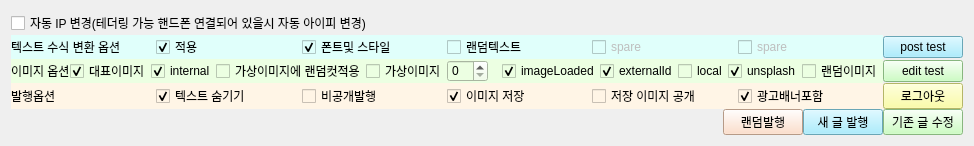
  <widget class="QWidget" name="widget_4" native="true">
   <property name="geometry">
    <rect>
     <x>10</x>
     <y>750</y>
     <width>830</width>
     <height>121</height>
    </rect>
   </property>
   <layout class="QGridLayout" name="gridLayout_2">
    <property name="spacing">
     <number>0</number>
    </property>
    <item row="3" column="5">
     <widget class="QPushButton" name="logout_btn">
      <property name="sizePolicy">
       <sizepolicy hsizetype="Minimum" vsizetype="Minimum">
        <horstretch>0</horstretch>
        <verstretch>0</verstretch>
       </sizepolicy>
      </property>
      <property name="styleSheet">
       <string notr="true">background-color: rgb(253, 255, 144);</string>
      </property>
      <property name="text">
       <string>로그아웃</string>
      </property>
     </widget>
    </item>
    <item row="0" column="0">
     <widget class="QCheckBox" name="autoTether">
      <property name="text">
       <string>자동 IP 변경(테더링 가능 핸드폰 연결되어 있을시 자동 아이피 변경)</string>
      </property>
     </widget>
    </item>
    <item row="4" column="5">
     <widget class="QPushButton" name="editpost">
      <property name="enabled">
       <bool>true</bool>
      </property>
      <property name="sizePolicy">
       <sizepolicy hsizetype="Minimum" vsizetype="Minimum">
        <horstretch>0</horstretch>
        <verstretch>0</verstretch>
       </sizepolicy>
      </property>
      <property name="styleSheet">
       <string notr="true">background-color: rgb(190, 255, 178);</string>
      </property>
      <property name="text">
       <string>기존 글 수정</string>
      </property>
     </widget>
    </item>
    <item row="4" column="4">
     <widget class="QPushButton" name="newpost">
      <property name="sizePolicy">
       <sizepolicy hsizetype="Minimum" vsizetype="Minimum">
        <horstretch>0</horstretch>
        <verstretch>0</verstretch>
       </sizepolicy>
      </property>
      <property name="styleSheet">
       <string notr="true">background-color: rgb(147, 232, 255);</string>
      </property>
      <property name="text">
       <string>새 글 발행</string>
      </property>
     </widget>
    </item>
    <item row="2" column="0" colspan="5">
     <widget class="QWidget" name="widget" native="true">
      <property name="styleSheet">
       <string notr="true">background-color: rgb(236, 255, 226);</string>
      </property>
      <layout class="QHBoxLayout" name="horizontalLayout">
       <property name="spacing">
        <number>0</number>
       </property>
       <property name="leftMargin">
        <number>0</number>
       </property>
       <property name="topMargin">
        <number>0</number>
       </property>
       <property name="rightMargin">
        <number>0</number>
       </property>
       <property name="bottomMargin">
        <number>0</number>
       </property>
       <item>
        <widget class="QLabel" name="label_7">
         <property name="text">
          <string>이미지 옵션</string>
         </property>
        </widget>
       </item>
       <item>
        <widget class="QCheckBox" name="i_repst">
         <property name="text">
          <string>대표이미지</string>
         </property>
         <property name="checked">
          <bool>true</bool>
         </property>
        </widget>
       </item>
       <item>
        <widget class="QCheckBox" name="i_internal">
         <property name="text">
          <string>internal</string>
         </property>
         <property name="checked">
          <bool>true</bool>
         </property>
        </widget>
       </item>
       <item>
        <widget class="QCheckBox" name="randomcut">
         <property name="text">
          <string>가상이미지에 랜덤컷적용</string>
         </property>
        </widget>
       </item>
       <item>
        <widget class="QCheckBox" name="insertHiddenImg">
         <property name="text">
          <string>가상이미지</string>
         </property>
        </widget>
       </item>
       <item>
        <widget class="QSpinBox" name="numofdummy">
         <property name="sizePolicy">
          <sizepolicy hsizetype="Maximum" vsizetype="Fixed">
           <horstretch>0</horstretch>
           <verstretch>0</verstretch>
          </sizepolicy>
         </property>
        </widget>
       </item>
       <item>
        <widget class="QLabel" name="label_18">
         <property name="sizePolicy">
          <sizepolicy hsizetype="Maximum" vsizetype="Preferred">
           <horstretch>0</horstretch>
           <verstretch>0</verstretch>
          </sizepolicy>
         </property>
         <property name="text">
          <string/>
         </property>
        </widget>
       </item>
       <item>
        <widget class="QLabel" name="label_12">
         <property name="sizePolicy">
          <sizepolicy hsizetype="Maximum" vsizetype="Preferred">
           <horstretch>0</horstretch>
           <verstretch>0</verstretch>
          </sizepolicy>
         </property>
         <property name="text">
          <string/>
         </property>
        </widget>
       </item>
       <item>
        <widget class="QCheckBox" name="i_load">
         <property name="text">
          <string>imageLoaded</string>
         </property>
         <property name="checked">
          <bool>true</bool>
         </property>
        </widget>
       </item>
       <item>
        <widget class="QCheckBox" name="i_extid">
         <property name="text">
          <string>externalId</string>
         </property>
         <property name="checked">
          <bool>true</bool>
         </property>
        </widget>
       </item>
       <item>
        <widget class="QCheckBox" name="i_local">
         <property name="text">
          <string>local</string>
         </property>
        </widget>
       </item>
       <item>
        <widget class="QCheckBox" name="i_unsplash">
         <property name="text">
          <string>unsplash</string>
         </property>
         <property name="checked">
          <bool>true</bool>
         </property>
        </widget>
       </item>
       <item>
        <widget class="QCheckBox" name="randImg">
         <property name="text">
          <string>랜덤이미지</string>
         </property>
        </widget>
       </item>
      </layout>
     </widget>
    </item>
    <item row="4" column="2">
     <spacer name="horizontalSpacer">
      <property name="orientation">
       <enum>Qt::Horizontal</enum>
      </property>
      <property name="sizeHint" stdset="0">
       <size>
        <width>40</width>
        <height>20</height>
       </size>
      </property>
     </spacer>
    </item>
    <item row="4" column="3">
     <widget class="QPushButton" name="randomWrite">
      <property name="styleSheet">
       <string notr="true">background-color: rgb(255, 215, 189);</string>
      </property>
      <property name="text">
       <string>랜덤발행</string>
      </property>
     </widget>
    </item>
    <item row="4" column="0">
     <layout class="QHBoxLayout" name="horizontalLayout_7"/>
    </item>
    <item row="1" column="5">
     <widget class="QPushButton" name="posttest">
      <property name="enabled">
       <bool>true</bool>
      </property>
      <property name="styleSheet">
       <string notr="true">background-color: rgb(147, 232, 255);</string>
      </property>
      <property name="text">
       <string>post test</string>
      </property>
     </widget>
    </item>
    <item row="3" column="0" colspan="5">
     <widget class="QWidget" name="widget_2" native="true">
      <property name="styleSheet">
       <string notr="true">background-color: rgb(255, 245, 230);</string>
      </property>
      <layout class="QHBoxLayout" name="horizontalLayout_3">
       <property name="spacing">
        <number>0</number>
       </property>
       <property name="leftMargin">
        <number>0</number>
       </property>
       <property name="topMargin">
        <number>0</number>
       </property>
       <property name="rightMargin">
        <number>0</number>
       </property>
       <property name="bottomMargin">
        <number>0</number>
       </property>
       <item>
        <widget class="QLabel" name="label_9">
         <property name="text">
          <string>발행옵션</string>
         </property>
        </widget>
       </item>
       <item>
        <widget class="QCheckBox" name="hideHtext">
         <property name="text">
          <string>텍스트 숨기기</string>
         </property>
         <property name="checked">
          <bool>true</bool>
         </property>
        </widget>
       </item>
       <item>
        <widget class="QCheckBox" name="hidden">
         <property name="sizePolicy">
          <sizepolicy hsizetype="Minimum" vsizetype="Minimum">
           <horstretch>0</horstretch>
           <verstretch>0</verstretch>
          </sizepolicy>
         </property>
         <property name="text">
          <string>비공개발행</string>
         </property>
        </widget>
       </item>
       <item>
        <widget class="QCheckBox" name="saveimg">
         <property name="text">
          <string>이미지 저장</string>
         </property>
         <property name="checked">
          <bool>true</bool>
         </property>
        </widget>
       </item>
       <item>
        <widget class="QCheckBox" name="opensvaedimg">
         <property name="text">
          <string>저장 이미지 공개</string>
         </property>
        </widget>
       </item>
       <item>
        <widget class="QCheckBox" name="allowmeterials">
         <property name="text">
          <string>광고배너포함</string>
         </property>
         <property name="checked">
          <bool>true</bool>
         </property>
        </widget>
       </item>
      </layout>
     </widget>
    </item>
    <item row="2" column="5">
     <widget class="QPushButton" name="edittest">
      <property name="enabled">
       <bool>true</bool>
      </property>
      <property name="styleSheet">
       <string notr="true">background-color: rgb(190, 255, 178);</string>
      </property>
      <property name="text">
       <string>edit test</string>
      </property>
     </widget>
    </item>
    <item row="1" column="0" colspan="5">
     <widget class="QWidget" name="widget_3" native="true">
      <property name="styleSheet">
       <string notr="true">background-color: rgb(224, 255, 251);</string>
      </property>
      <layout class="QHBoxLayout" name="horizontalLayout_2">
       <property name="spacing">
        <number>0</number>
       </property>
       <property name="leftMargin">
        <number>0</number>
       </property>
       <property name="topMargin">
        <number>0</number>
       </property>
       <property name="rightMargin">
        <number>0</number>
       </property>
       <property name="bottomMargin">
        <number>0</number>
       </property>
       <item>
        <widget class="QLabel" name="label_8">
         <property name="text">
          <string>텍스트 수식 변환 옵션   </string>
         </property>
        </widget>
       </item>
       <item>
        <widget class="QCheckBox" name="faccept">
         <property name="text">
          <string>적용</string>
         </property>
         <property name="checked">
          <bool>true</bool>
         </property>
        </widget>
       </item>
       <item>
        <widget class="QCheckBox" name="fstyle">
         <property name="text">
          <string>폰트및 스타일</string>
         </property>
         <property name="checked">
          <bool>true</bool>
         </property>
        </widget>
       </item>
       <item>
        <widget class="QCheckBox" name="randtext">
         <property name="enabled">
          <bool>true</bool>
         </property>
         <property name="text">
          <string>랜덤텍스트</string>
         </property>
        </widget>
       </item>
       <item>
        <widget class="QCheckBox" name="checkBox_9">
         <property name="enabled">
          <bool>false</bool>
         </property>
         <property name="text">
          <string>spare</string>
         </property>
        </widget>
       </item>
       <item>
        <widget class="QCheckBox" name="checkBox_10">
         <property name="enabled">
          <bool>false</bool>
         </property>
         <property name="text">
          <string>spare</string>
         </property>
        </widget>
       </item>
      </layout>
     </widget>
    </item>
   </layout>
  </widget>
